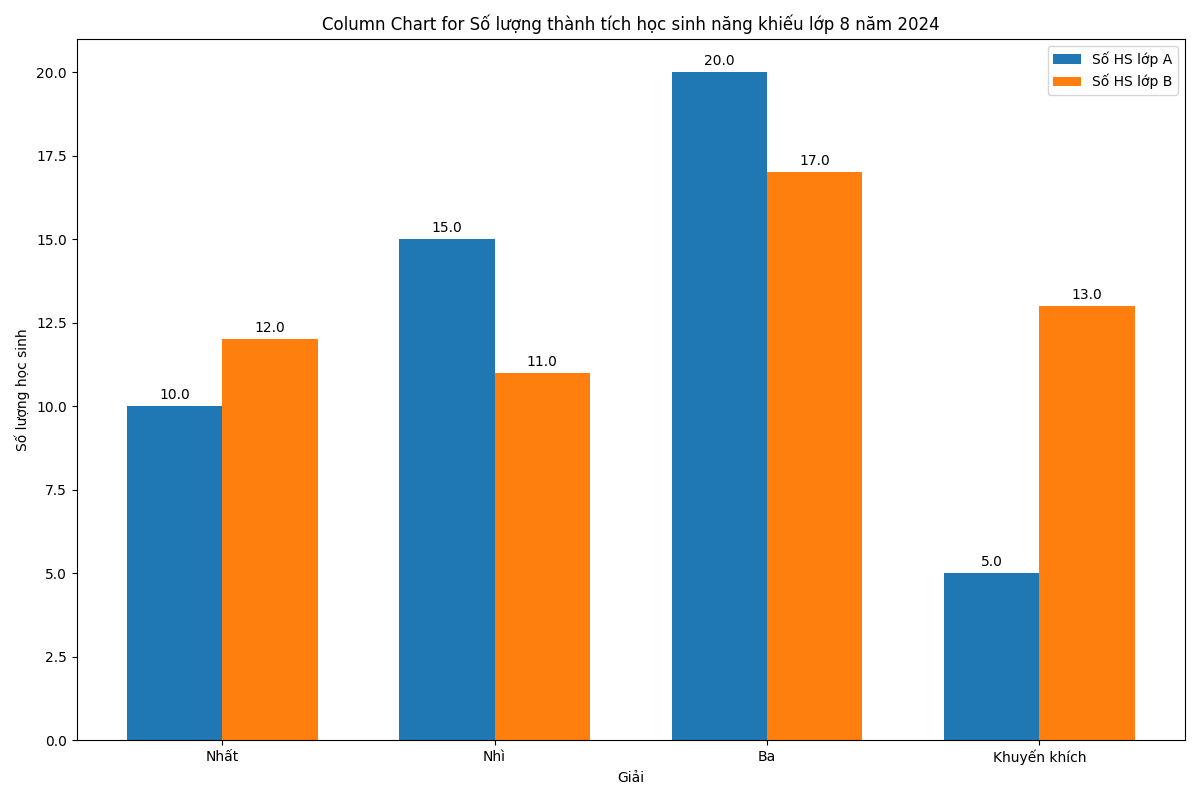

Python code for this plot:
import pandas as pd
import matplotlib.pyplot as plt
import numpy as np

file_path = './Lop8/Thong ke/Data lop 8.xlsx'

# Load the Excel file
excel_data = pd.ExcelFile(file_path)

# Select the appropriate sheet by its name or index
sheet_name = excel_data.sheet_names[5]

# Read the sheet into a DataFrame without assuming a header
df = pd.read_excel(file_path, sheet_name=sheet_name, header=None)

# Use the first cell content as the title and remove the first row
sheet_title = df.iloc[0, 0]
df = df.drop([0]).reset_index(drop=True)

# Ensure the DataFrame has at least two rows and multiple columns
if df.shape[0] < 2 or df.shape[1] < 2:
    print("The data does not have enough rows or columns.")
else:
    # Extract labels and values for each class
    categories = df.iloc[0, 1:]  # Skip the first column which is just a label
    values_A = df.iloc[1, 1:].apply(lambda x: float(str(x).replace(',', '.')))  # Convert to float, handling comma decimal
    values_B = df.iloc[2, 1:].apply(lambda x: float(str(x).replace(',', '.')))  # Convert to float, handling comma decimal

    # Create the bar chart
    x = np.arange(len(categories))  # the label locations
    width = 0.35  # the width of the bars

    fig, ax = plt.subplots(figsize=(12, 8))
    rects1 = ax.bar(x - width/2, values_A, width, label=df.iloc[1, 0])
    rects2 = ax.bar(x + width/2, values_B, width, label=df.iloc[2, 0])

    # Add some text for labels, title, and custom x-axis tick labels, etc.
    ax.set_xlabel(df.iloc[0, 0])
    ax.set_ylabel('Số lượng học sinh')
    ax.set_title(f'Column Chart for {sheet_title}')
    ax.set_xticks(x)
    ax.set_xticklabels(categories)
    ax.legend()

    # Function to add labels on the bars
    def autolabel(rects):
        for rect in rects:
            height = rect.get_height()
            ax.annotate('{}'.format(height),
                        xy=(rect.get_x() + rect.get_width() / 2, height),
                        xytext=(0, 3),  # 3 points vertical offset
                        textcoords="offset points",
                        ha='center', va='bottom')

    autolabel(rects1)
    autolabel(rects2)

    fig.tight_layout()

    plt.show()
